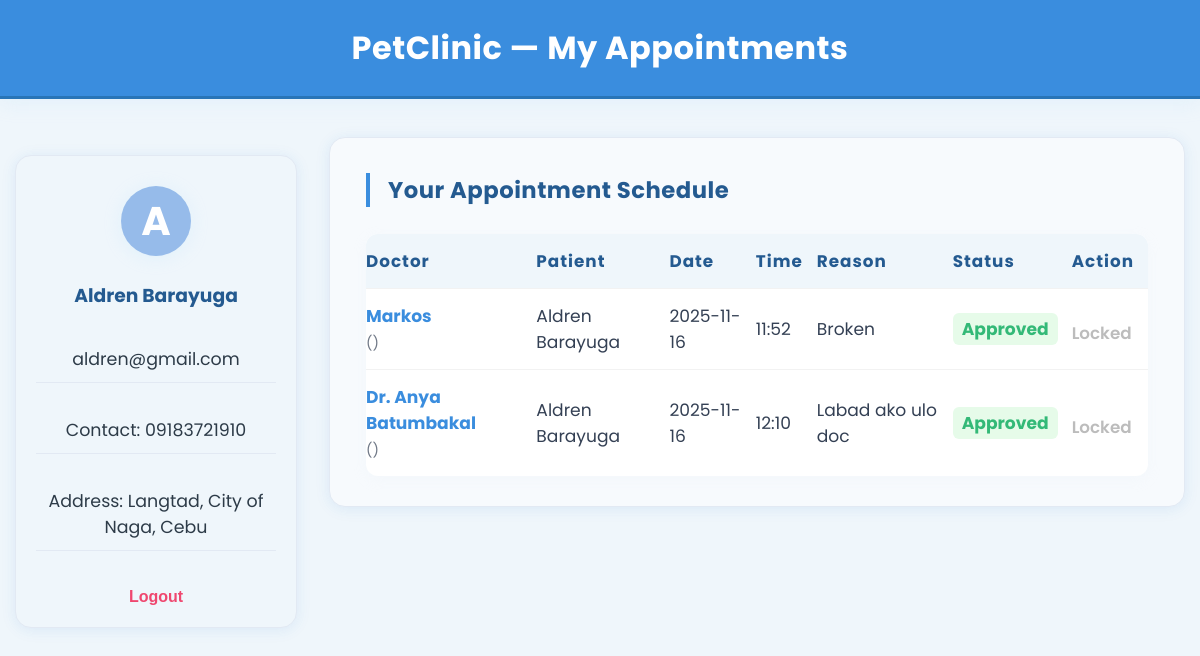
The app's page /my_appointments (signed in) with its own data.
### app.py (models this page shows)
class User(db.Model):
    id = db.Column(db.Integer, primary_key=True)
    fullname = db.Column(db.String(100), nullable=False)
    email = db.Column(db.String(100), unique=True, nullable=False)
    contact = db.Column(db.String(50), nullable=False)
    address = db.Column(db.String(200), nullable=False)
    password = db.Column(db.String(100), nullable=False)

class Appointment(db.Model):
    id = db.Column(db.Integer, primary_key=True)
    user_id = db.Column(db.Integer, db.ForeignKey('user.id'), nullable=False)
    doctor_id = db.Column(db.Integer, db.ForeignKey('doctor.id'), nullable=False)
    name = db.Column(db.String(100), nullable=False)
    date = db.Column(db.String(50), nullable=False)
    time = db.Column(db.String(50), nullable=False)
    reason = db.Column(db.String(200), nullable=False)
    status = db.Column(db.String(20), default='Pending')
    doctor = db.relationship('Doctor', backref='appointments')

class Doctor(db.Model):
    id = db.Column(db.Integer, primary_key=True)
    name = db.Column(db.String(100), nullable=False)
    specialization = db.Column(db.String(100), nullable=False)
    schedule = db.Column(db.String(100), nullable=False)
    status = db.Column(db.String(50), default='Available')
    photo = db.Column(db.String(200), nullable=True)  # path relative to static/

### app.py (the view)
@app.route('/my_appointments')
def my_appointments():
    if 'user_id' not in session:
        flash('Please log in first.', 'warning')
        return redirect(url_for('login'))
    user = User.query.get(session['user_id'])
    appointments = Appointment.query.filter_by(user_id=user.id).all()
    return render_template('my_appointments.html', user=user, appointments=appointments)

### templates/my_appointments.html (shortened to what this page needs)
<!DOCTYPE html>
<html lang="en">
<head>
</head>
<body>
  <div class="header">
    PetClinic &mdash; My Appointments
  </div>
  <div class="hospital-container">
    <aside class="sidebar">
      <div class="avatar">
        {{ (user.fullname[0] if user and user.fullname) | default('U') }}
      </div>
      <h3>{{ user.fullname }}</h3>
      <div class="sidebar-section">{{ user.email }}</div>
      <div class="sidebar-section">Contact: {{ user.contact or 'Not provided' }}</div>
      <div class="sidebar-section">Address: {{ user.address or 'Not provided' }}</div>
      <button class="logout-link" onclick="location.href='{{ url_for('logout') }}'">Logout</button>
    </aside>
    <div class="main-content">
      <div class="appointment-list-area">
        <div class="section-title">Your Appointment Schedule</div>
        {% if appointments %}
        <table class="appointments-table">
          <thead>
            <tr>
              <th>Doctor</th>
              <th>Patient</th>
              <th>Date</th>
              <th>Time</th>
              <th>Reason</th>
              <th>Status</th>
              <th>Action</th>
            </tr>
          </thead>
          <tbody>
            {% for a in appointments %}
            <tr>
              <td><strong>{{ a.doctor.name }}</strong>
                  <br><small style="opacity:.7;">({{ a.doctor.specialty }})</small>
              </td>
              <td>{{ a.name }}</td>
              <td>{{ a.date }}</td>
              <td>{{ a.time }}</td>
              <td>{{ a.reason or "-" }}</td>
              <td>
                {% if a.status == "Pending" %}
                  <span class="status-pending">Pending</span>
                {% elif a.status == "Approved" %}
                  <span class="status-approved">Approved</span>
                {% else %}
                  <span class="status-declined">Declined</span>
                {% endif %}
              </td>
              <td>
                {% if a.status == 'Pending' %}
                  <a href="{{ url_for('cancel_appointment', id=a.id) }}" class="btn cancel-btn">Cancel</a>
                {% else %}
                  <span class="locked">Locked</span>
                {% endif %}
              </td>
            </tr>
            {% endfor %}
          </tbody>
        </table>
        {% else %}
        <div class="no-appointments">
          <p>You currently have no appointments scheduled.</p>
          <a class="btn" href="{{ url_for('book_appointment') }}">Book Appointment</a>
        </div>
        {% endif %}
      </div>
    </div>
  </div>
</body>
</html>

### templates/my_appointments.html (style rules this page uses)
:root { --primary: #3a8dde; --primary-dark: #245a90; --sidebar-bg: #eff6fb; --header-bg: #3a8dde; --header-txt: #fff; --section-bg: #f7fafd; --border: #e2e9f3; --success: #33b977; --warn: #f1b807; --err: #df5353; --radius: 16px; --shadow: 0 2px 16px 0 rgba(41,117,196,0.08), 0 1.5px 10px #b2d4fa10; }
body { font-family: 'Poppins',sans-serif; background: var(--sidebar-bg); margin: 0; min-height: 100vh; }
.header { background: var(--header-bg); color: var(--header-txt); padding: 24px 0; text-align: center; font-size: 2rem; font-weight: 700; letter-spacing: .5px; box-shadow: 0 4px 18px #bde0fa3a; border-bottom: 3px solid #2975b7; margin-bottom: 38px; }
.hospital-container { display: flex; max-width: 1200px; margin: 0 auto; padding: 0 15px 38px 15px; gap:32px; }
.sidebar { flex: 0 0 240px; background: var(--sidebar-bg); border-radius: var(--radius); box-shadow: var(--shadow); padding: 30px 20px 20px 20px; min-height: 360px; margin-top: 18px; border: 1.5px solid var(--border); display:flex; flex-direction:column; align-items:center; gap: 18px; max-height: 680px; }
.sidebar .avatar { width: 70px; height: 70px; border-radius: 50%; background: #96bbea; display: flex; align-items: center; justify-content: center; font-size:2.5rem; color:#fff; font-weight: 700; margin-bottom:7px; box-shadow: 0 2px 16px #c4e8ff56; }
.sidebar h3 { margin: 0 0 8px 0; font-weight:700; color:var(--primary-dark); }
.sidebar .sidebar-section { width:100%; padding:10px 0; border-bottom:1px solid var(--border); margin-bottom:6px; color:#2d3b48; font-size:1.09rem; text-align:center; }
.sidebar .logout-link { background: transparent; color: #ef476f; margin-top:12px; font-weight: 600; font-size:1rem; border:none; cursor:pointer; }
.main-content { flex: 1; }
.appointment-list-area { background: var(--section-bg); border-radius: var(--radius); box-shadow: var(--shadow); border: 1.5px solid var(--border); padding: 35px 36px 30px 36px; }
.section-title { color: var(--primary-dark); font-size: 1.42rem; font-weight: 700; margin: 0 0 27px 0; letter-spacing: .5px; border-left: 4px solid var(--primary); padding-left: 18px; }
.appointments-table { width: 100%; border-collapse:separate; border-spacing:0; background: #fff; margin-bottom: 0; box-shadow: 0 4px 14px #e2e9f221; border-radius:12px; overflow: hidden; }
.appointments-table th, .appointments-table td { padding: 14px 14px 14px 0; text-align: left; border-bottom: 1px solid #f2f2f2; }
.appointments-table th { background: var(--sidebar-bg); color: #245a90; font-weight: 700; font-size: 1.05em; letter-spacing:.06em; }
.appointments-table tr:last-child td { border-bottom: none; }
.appointments-table td { font-size: 1.07em; color: #344054; }
.appointments-table td strong { color: var(--primary); }
.appointments-table .status-approved { color: var(--success); font-weight:700; background: #e6fbe9; border-radius:6px; padding:4px 9px; }
.locked { color: #bcbcbc; font-weight:600; font-size:0.98em; margin-top:8px; display:inline-block; }

### records on screen
User: fullname "A", fullname "Aldren Barayuga", email "aldren@gmail.com", contact "09183721910", address "Langtad, City of Naga, Cebu"
Appointment: doctor.name "Markos", name "Aldren Barayuga", date "2025-11-16", time "11:52", reason "Broken", status "Approved"
Appointment: doctor.name "Dr. Anya Batumbakal", name "Aldren Barayuga", date "2025-11-16", time "12:10", reason "Labad ako ulo doc", status "Approved"
